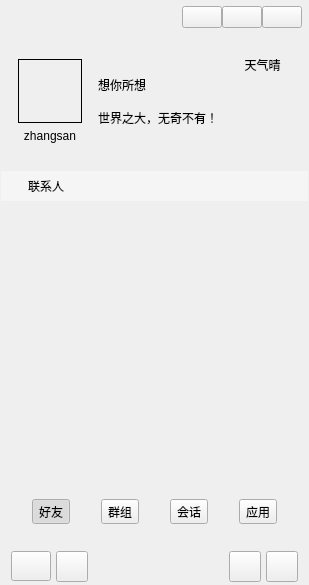
<?xml version="1.0" encoding="UTF-8"?>
<ui version="4.0">
 <class>MainWindow</class>
 <widget class="QWidget" name="MainWindow">
  <property name="geometry">
   <rect>
    <x>0</x>
    <y>0</y>
    <width>309</width>
    <height>585</height>
   </rect>
  </property>
  <property name="maximumSize">
   <size>
    <width>362</width>
    <height>16777215</height>
   </size>
  </property>
  <property name="windowTitle">
   <string>畅想聊天APP</string>
  </property>
  <property name="windowIcon">
   <iconset resource="images.qrc">
    <normaloff>:/resource/background/app.png</normaloff>:/resource/background/app.png</iconset>
  </property>
  <property name="styleSheet">
   <string notr="true"/>
  </property>
  <layout class="QVBoxLayout" name="verticalLayout">
   <property name="spacing">
    <number>0</number>
   </property>
   <property name="leftMargin">
    <number>1</number>
   </property>
   <property name="topMargin">
    <number>1</number>
   </property>
   <property name="rightMargin">
    <number>1</number>
   </property>
   <property name="bottomMargin">
    <number>1</number>
   </property>
   <item>
    <widget class="QWidget" name="widgetUserInfo" native="true">
     <property name="minimumSize">
      <size>
       <width>0</width>
       <height>170</height>
      </size>
     </property>
     <property name="maximumSize">
      <size>
       <width>16777215</width>
       <height>170</height>
      </size>
     </property>
     <layout class="QVBoxLayout" name="verticalLayout_9">
      <property name="spacing">
       <number>0</number>
      </property>
      <property name="leftMargin">
       <number>1</number>
      </property>
      <property name="topMargin">
       <number>1</number>
      </property>
      <property name="rightMargin">
       <number>1</number>
      </property>
      <property name="bottomMargin">
       <number>1</number>
      </property>
      <item>
       <widget class="QWidget" name="widgetWinBar" native="true">
        <property name="minimumSize">
         <size>
          <width>0</width>
          <height>30</height>
         </size>
        </property>
        <property name="maximumSize">
         <size>
          <width>16777215</width>
          <height>30</height>
         </size>
        </property>
        <layout class="QHBoxLayout" name="horizontalLayout_7">
         <property name="spacing">
          <number>0</number>
         </property>
         <property name="leftMargin">
          <number>0</number>
         </property>
         <property name="topMargin">
          <number>0</number>
         </property>
         <property name="rightMargin">
          <number>5</number>
         </property>
         <property name="bottomMargin">
          <number>0</number>
         </property>
         <item>
          <widget class="QLabel" name="label_9">
           <property name="minimumSize">
            <size>
             <width>30</width>
             <height>0</height>
            </size>
           </property>
           <property name="text">
            <string/>
           </property>
           <property name="pixmap">
            <pixmap resource="images.qrc">:/resource/images/robot.png</pixmap>
           </property>
          </widget>
         </item>
         <item>
          <spacer name="horizontalSpacer">
           <property name="orientation">
            <enum>Qt::Horizontal</enum>
           </property>
           <property name="sizeHint" stdset="0">
            <size>
             <width>220</width>
             <height>20</height>
            </size>
           </property>
          </spacer>
         </item>
         <item>
          <widget class="QPushButton" name="btnWinMenu">
           <property name="focusPolicy">
            <enum>Qt::NoFocus</enum>
           </property>
           <property name="text">
            <string/>
           </property>
           <property name="icon">
            <iconset resource="images.qrc">
             <normaloff>:/resource/common/ic_login_cfg.png</normaloff>:/resource/common/ic_login_cfg.png</iconset>
           </property>
          </widget>
         </item>
         <item>
          <widget class="QPushButton" name="btnWinMin">
           <property name="focusPolicy">
            <enum>Qt::NoFocus</enum>
           </property>
           <property name="text">
            <string/>
           </property>
           <property name="icon">
            <iconset resource="images.qrc">
             <normaloff>:/resource/common/ic_min.png</normaloff>:/resource/common/ic_min.png</iconset>
           </property>
          </widget>
         </item>
         <item>
          <widget class="QPushButton" name="btnWinClose">
           <property name="focusPolicy">
            <enum>Qt::NoFocus</enum>
           </property>
           <property name="text">
            <string/>
           </property>
           <property name="icon">
            <iconset resource="images.qrc">
             <normaloff>:/resource/common/ic_close_white.png</normaloff>:/resource/common/ic_close_white.png</iconset>
           </property>
          </widget>
         </item>
        </layout>
       </widget>
      </item>
      <item>
       <layout class="QHBoxLayout" name="horizontalLayout_8">
        <property name="spacing">
         <number>5</number>
        </property>
        <property name="leftMargin">
         <number>5</number>
        </property>
        <property name="rightMargin">
         <number>5</number>
        </property>
        <item>
         <widget class="QWidget" name="widget" native="true">
          <layout class="QVBoxLayout" name="verticalLayout_2">
           <item>
            <spacer name="verticalSpacer_4">
             <property name="orientation">
              <enum>Qt::Vertical</enum>
             </property>
             <property name="sizeHint" stdset="0">
              <size>
               <width>20</width>
               <height>40</height>
              </size>
             </property>
            </spacer>
           </item>
           <item>
            <widget class="QWidget" name="widgetHead" native="true">
             <property name="minimumSize">
              <size>
               <width>64</width>
               <height>64</height>
              </size>
             </property>
             <property name="maximumSize">
              <size>
               <width>64</width>
               <height>64</height>
              </size>
             </property>
             <property name="styleSheet">
              <string notr="true">border: 1px solid #000000;</string>
             </property>
             <layout class="QHBoxLayout" name="horizontalLayout_9">
              <property name="spacing">
               <number>0</number>
              </property>
              <property name="leftMargin">
               <number>0</number>
              </property>
              <property name="topMargin">
               <number>0</number>
              </property>
              <property name="rightMargin">
               <number>0</number>
              </property>
              <property name="bottomMargin">
               <number>0</number>
              </property>
             </layout>
            </widget>
           </item>
           <item>
            <widget class="QLabel" name="labelUser">
             <property name="text">
              <string>zhangsan</string>
             </property>
             <property name="alignment">
              <set>Qt::AlignCenter</set>
             </property>
            </widget>
           </item>
           <item>
            <spacer name="verticalSpacer_3">
             <property name="orientation">
              <enum>Qt::Vertical</enum>
             </property>
             <property name="sizeHint" stdset="0">
              <size>
               <width>20</width>
               <height>40</height>
              </size>
             </property>
            </spacer>
           </item>
          </layout>
         </widget>
        </item>
        <item>
         <layout class="QVBoxLayout" name="verticalLayout_7">
          <property name="spacing">
           <number>15</number>
          </property>
          <item>
           <spacer name="verticalSpacer_2">
            <property name="orientation">
             <enum>Qt::Vertical</enum>
            </property>
            <property name="sizeHint" stdset="0">
             <size>
              <width>20</width>
              <height>40</height>
             </size>
            </property>
           </spacer>
          </item>
          <item>
           <widget class="QLabel" name="labelUserName">
            <property name="text">
             <string>想你所想</string>
            </property>
           </widget>
          </item>
          <item>
           <widget class="QLabel" name="labelUserMask">
            <property name="text">
             <string>世界之大，无奇不有！</string>
            </property>
           </widget>
          </item>
          <item>
           <spacer name="verticalSpacer">
            <property name="orientation">
             <enum>Qt::Vertical</enum>
            </property>
            <property name="sizeHint" stdset="0">
             <size>
              <width>20</width>
              <height>40</height>
             </size>
            </property>
           </spacer>
          </item>
         </layout>
        </item>
        <item>
         <layout class="QVBoxLayout" name="verticalLayout_8">
          <item>
           <widget class="QLabel" name="label_10">
            <property name="text">
             <string>天气晴</string>
            </property>
            <property name="alignment">
             <set>Qt::AlignCenter</set>
            </property>
           </widget>
          </item>
          <item>
           <widget class="QLabel" name="label_12">
            <property name="text">
             <string/>
            </property>
            <property name="alignment">
             <set>Qt::AlignCenter</set>
            </property>
           </widget>
          </item>
         </layout>
        </item>
       </layout>
      </item>
     </layout>
    </widget>
   </item>
   <item>
    <widget class="QStackedWidget" name="GCStackedWidget">
     <property name="styleSheet">
      <string notr="true"/>
     </property>
     <property name="currentIndex">
      <number>0</number>
     </property>
     <widget class="QWidget" name="page2">
      <layout class="QVBoxLayout" name="verticalLayout_4">
       <property name="spacing">
        <number>0</number>
       </property>
       <property name="leftMargin">
        <number>0</number>
       </property>
       <property name="topMargin">
        <number>0</number>
       </property>
       <property name="rightMargin">
        <number>0</number>
       </property>
       <property name="bottomMargin">
        <number>0</number>
       </property>
       <item>
        <widget class="QWidget" name="widgetFrindT" native="true">
         <property name="maximumSize">
          <size>
           <width>16777215</width>
           <height>30</height>
          </size>
         </property>
         <property name="styleSheet">
          <string notr="true">QWidget#widgetFrindT  {
	background-color: #5AFFFFFF;
}</string>
         </property>
         <layout class="QHBoxLayout" name="horizontalLayout_3" stretch="0,1">
          <property name="spacing">
           <number>10</number>
          </property>
          <property name="leftMargin">
           <number>10</number>
          </property>
          <property name="topMargin">
           <number>0</number>
          </property>
          <property name="rightMargin">
           <number>0</number>
          </property>
          <property name="bottomMargin">
           <number>0</number>
          </property>
          <item>
           <widget class="QLabel" name="label_3">
            <property name="text">
             <string/>
            </property>
            <property name="pixmap">
             <pixmap resource="images.qrc">:/resource/images/ic_user.png</pixmap>
            </property>
            <property name="scaledContents">
             <bool>false</bool>
            </property>
           </widget>
          </item>
          <item>
           <widget class="QLabel" name="label_4">
            <property name="text">
             <string>联系人</string>
            </property>
           </widget>
          </item>
         </layout>
        </widget>
       </item>
       <item>
        <widget class="QQListWidget" name="frindListWidget" native="true"/>
       </item>
      </layout>
     </widget>
     <widget class="QWidget" name="page3">
      <layout class="QVBoxLayout" name="verticalLayout_3">
       <property name="spacing">
        <number>0</number>
       </property>
       <property name="leftMargin">
        <number>0</number>
       </property>
       <property name="topMargin">
        <number>0</number>
       </property>
       <property name="rightMargin">
        <number>0</number>
       </property>
       <property name="bottomMargin">
        <number>0</number>
       </property>
       <item>
        <widget class="QWidget" name="widgetGroupT" native="true">
         <property name="maximumSize">
          <size>
           <width>16777215</width>
           <height>30</height>
          </size>
         </property>
         <property name="styleSheet">
          <string notr="true">QWidget#widgetGroupT  {
	background-color: #5AFFFFFF;
}</string>
         </property>
         <layout class="QHBoxLayout" name="horizontalLayout_4" stretch="0,1">
          <property name="spacing">
           <number>10</number>
          </property>
          <property name="leftMargin">
           <number>10</number>
          </property>
          <property name="topMargin">
           <number>0</number>
          </property>
          <property name="rightMargin">
           <number>0</number>
          </property>
          <property name="bottomMargin">
           <number>0</number>
          </property>
          <item>
           <widget class="QLabel" name="label_5">
            <property name="text">
             <string/>
            </property>
            <property name="pixmap">
             <pixmap resource="images.qrc">:/resource/images/ic_group.png</pixmap>
            </property>
            <property name="scaledContents">
             <bool>false</bool>
            </property>
           </widget>
          </item>
          <item>
           <widget class="QLabel" name="label_6">
            <property name="text">
             <string>群组</string>
            </property>
           </widget>
          </item>
         </layout>
        </widget>
       </item>
       <item>
        <widget class="QQListWidget" name="groupListWidget" native="true"/>
       </item>
      </layout>
     </widget>
     <widget class="QWidget" name="page">
      <layout class="QVBoxLayout" name="verticalLayout_10">
       <property name="spacing">
        <number>0</number>
       </property>
       <property name="leftMargin">
        <number>0</number>
       </property>
       <property name="topMargin">
        <number>0</number>
       </property>
       <property name="rightMargin">
        <number>0</number>
       </property>
       <property name="bottomMargin">
        <number>0</number>
       </property>
       <item>
        <widget class="QWidget" name="widgetConVT" native="true">
         <property name="maximumSize">
          <size>
           <width>16777215</width>
           <height>30</height>
          </size>
         </property>
         <property name="styleSheet">
          <string notr="true">QWidget#widgetConVT  {
	background-color: #5AFFFFFF;
}</string>
         </property>
         <layout class="QHBoxLayout" name="horizontalLayout_2" stretch="0,1">
          <property name="spacing">
           <number>10</number>
          </property>
          <property name="leftMargin">
           <number>10</number>
          </property>
          <property name="topMargin">
           <number>0</number>
          </property>
          <property name="rightMargin">
           <number>0</number>
          </property>
          <property name="bottomMargin">
           <number>0</number>
          </property>
          <item>
           <widget class="QLabel" name="label">
            <property name="text">
             <string/>
            </property>
            <property name="pixmap">
             <pixmap resource="images.qrc">:/resource/images/ic_chat.png</pixmap>
            </property>
            <property name="scaledContents">
             <bool>false</bool>
            </property>
           </widget>
          </item>
          <item>
           <widget class="QLabel" name="label_2">
            <property name="text">
             <string>会话</string>
            </property>
           </widget>
          </item>
         </layout>
        </widget>
       </item>
       <item>
        <widget class="QQListWidget" name="convationListWidget" native="true"/>
       </item>
      </layout>
     </widget>
     <widget class="QWidget" name="page_2">
      <layout class="QVBoxLayout" name="verticalLayout_6">
       <property name="spacing">
        <number>0</number>
       </property>
       <property name="leftMargin">
        <number>0</number>
       </property>
       <property name="topMargin">
        <number>0</number>
       </property>
       <property name="rightMargin">
        <number>0</number>
       </property>
       <property name="bottomMargin">
        <number>0</number>
       </property>
       <item>
        <widget class="QWidget" name="widgetApply" native="true">
         <property name="maximumSize">
          <size>
           <width>16777215</width>
           <height>30</height>
          </size>
         </property>
         <property name="styleSheet">
          <string notr="true">QWidget#widgetApply  {
	background-color: #5AFFFFFF;
}</string>
         </property>
         <layout class="QHBoxLayout" name="horizontalLayout_6" stretch="0,1">
          <property name="spacing">
           <number>10</number>
          </property>
          <property name="leftMargin">
           <number>10</number>
          </property>
          <property name="topMargin">
           <number>0</number>
          </property>
          <property name="rightMargin">
           <number>0</number>
          </property>
          <property name="bottomMargin">
           <number>0</number>
          </property>
          <item>
           <widget class="QLabel" name="label_7">
            <property name="text">
             <string/>
            </property>
            <property name="pixmap">
             <pixmap resource="images.qrc">:/resource/images/ic_app.png</pixmap>
            </property>
            <property name="scaledContents">
             <bool>false</bool>
            </property>
           </widget>
          </item>
          <item>
           <widget class="QLabel" name="label_8">
            <property name="text">
             <string>应用</string>
            </property>
           </widget>
          </item>
         </layout>
        </widget>
       </item>
       <item>
        <widget class="QQListWidget" name="widget_5" native="true"/>
       </item>
      </layout>
     </widget>
    </widget>
   </item>
   <item>
    <widget class="QWidget" name="widgetBottom" native="true">
     <property name="minimumSize">
      <size>
       <width>0</width>
       <height>110</height>
      </size>
     </property>
     <property name="maximumSize">
      <size>
       <width>16777215</width>
       <height>110</height>
      </size>
     </property>
     <layout class="QVBoxLayout" name="verticalLayout_5">
      <property name="spacing">
       <number>0</number>
      </property>
      <property name="leftMargin">
       <number>0</number>
      </property>
      <property name="topMargin">
       <number>0</number>
      </property>
      <property name="rightMargin">
       <number>0</number>
      </property>
      <property name="bottomMargin">
       <number>0</number>
      </property>
      <item>
       <widget class="QWidget" name="widgetButtons" native="true">
        <property name="minimumSize">
         <size>
          <width>0</width>
          <height>65</height>
         </size>
        </property>
        <layout class="QHBoxLayout" name="horizontalLayout">
         <property name="spacing">
          <number>0</number>
         </property>
         <property name="leftMargin">
          <number>0</number>
         </property>
         <property name="topMargin">
          <number>0</number>
         </property>
         <property name="rightMargin">
          <number>0</number>
         </property>
         <property name="bottomMargin">
          <number>0</number>
         </property>
         <item>
          <widget class="QToolButton" name="btnFrind">
           <property name="text">
            <string>好友</string>
           </property>
           <property name="icon">
            <iconset resource="images.qrc">
             <normaloff>:/resource/images/contacts.png</normaloff>:/resource/images/contacts.png</iconset>
           </property>
           <property name="iconSize">
            <size>
             <width>24</width>
             <height>24</height>
            </size>
           </property>
           <property name="checkable">
            <bool>true</bool>
           </property>
           <property name="checked">
            <bool>true</bool>
           </property>
           <property name="toolButtonStyle">
            <enum>Qt::ToolButtonTextUnderIcon</enum>
           </property>
          </widget>
         </item>
         <item>
          <widget class="QToolButton" name="btnGroup">
           <property name="text">
            <string>群组</string>
           </property>
           <property name="icon">
            <iconset resource="images.qrc">
             <normaloff>:/resource/images/group_normal.png</normaloff>:/resource/images/group_normal.png</iconset>
           </property>
           <property name="iconSize">
            <size>
             <width>24</width>
             <height>24</height>
            </size>
           </property>
           <property name="checkable">
            <bool>true</bool>
           </property>
           <property name="toolButtonStyle">
            <enum>Qt::ToolButtonTextUnderIcon</enum>
           </property>
          </widget>
         </item>
         <item>
          <widget class="QToolButton" name="btnConversation">
           <property name="toolTip">
            <string>会话</string>
           </property>
           <property name="text">
            <string>会话</string>
           </property>
           <property name="icon">
            <iconset resource="images.qrc">
             <normaloff>:/resource/images/conversation_normal.png</normaloff>:/resource/images/conversation_normal.png</iconset>
           </property>
           <property name="iconSize">
            <size>
             <width>24</width>
             <height>24</height>
            </size>
           </property>
           <property name="checkable">
            <bool>true</bool>
           </property>
           <property name="checked">
            <bool>false</bool>
           </property>
           <property name="toolButtonStyle">
            <enum>Qt::ToolButtonTextUnderIcon</enum>
           </property>
          </widget>
         </item>
         <item>
          <widget class="QToolButton" name="btnApplay">
           <property name="toolTip">
            <string>应用</string>
           </property>
           <property name="text">
            <string>应用</string>
           </property>
           <property name="icon">
            <iconset resource="images.qrc">
             <normaloff>:/resource/images/applay.png</normaloff>:/resource/images/applay.png</iconset>
           </property>
           <property name="iconSize">
            <size>
             <width>24</width>
             <height>24</height>
            </size>
           </property>
           <property name="checkable">
            <bool>true</bool>
           </property>
           <property name="checked">
            <bool>false</bool>
           </property>
           <property name="toolButtonStyle">
            <enum>Qt::ToolButtonTextUnderIcon</enum>
           </property>
          </widget>
         </item>
        </layout>
       </widget>
      </item>
      <item>
       <widget class="QWidget" name="widgetMenu" native="true">
        <property name="minimumSize">
         <size>
          <width>0</width>
          <height>35</height>
         </size>
        </property>
        <property name="maximumSize">
         <size>
          <width>16777215</width>
          <height>35</height>
         </size>
        </property>
        <layout class="QHBoxLayout" name="horizontalLayout_5">
         <property name="spacing">
          <number>5</number>
         </property>
         <property name="leftMargin">
          <number>10</number>
         </property>
         <property name="topMargin">
          <number>2</number>
         </property>
         <property name="rightMargin">
          <number>10</number>
         </property>
         <property name="bottomMargin">
          <number>2</number>
         </property>
         <item>
          <widget class="QPushButton" name="btnSysMenu">
           <property name="minimumSize">
            <size>
             <width>0</width>
             <height>30</height>
            </size>
           </property>
           <property name="toolTip">
            <string>系统菜单</string>
           </property>
           <property name="text">
            <string/>
           </property>
           <property name="icon">
            <iconset resource="images.qrc">
             <normaloff>:/resource/common/ic_sysmen.png</normaloff>:/resource/common/ic_sysmen.png</iconset>
           </property>
           <property name="iconSize">
            <size>
             <width>24</width>
             <height>24</height>
            </size>
           </property>
          </widget>
         </item>
         <item>
          <widget class="QToolButton" name="tbtnAddUser">
           <property name="minimumSize">
            <size>
             <width>0</width>
             <height>30</height>
            </size>
           </property>
           <property name="toolTip">
            <string>添加好友</string>
           </property>
           <property name="text">
            <string/>
           </property>
           <property name="icon">
            <iconset resource="images.qrc">
             <normaloff>:/resource/common/ic_user_add.png</normaloff>:/resource/common/ic_user_add.png</iconset>
           </property>
           <property name="iconSize">
            <size>
             <width>24</width>
             <height>24</height>
            </size>
           </property>
          </widget>
         </item>
         <item>
          <spacer name="horizontalSpacer_2">
           <property name="orientation">
            <enum>Qt::Horizontal</enum>
           </property>
           <property name="sizeHint" stdset="0">
            <size>
             <width>40</width>
             <height>20</height>
            </size>
           </property>
          </spacer>
         </item>
         <item>
          <widget class="QToolButton" name="tbtnWeather">
           <property name="minimumSize">
            <size>
             <width>0</width>
             <height>30</height>
            </size>
           </property>
           <property name="toolTip">
            <string>天气查询</string>
           </property>
           <property name="text">
            <string/>
           </property>
           <property name="icon">
            <iconset resource="images.qrc">
             <normaloff>:/resource/common/ic_weather.png</normaloff>:/resource/common/ic_weather.png</iconset>
           </property>
           <property name="iconSize">
            <size>
             <width>24</width>
             <height>24</height>
            </size>
           </property>
          </widget>
         </item>
         <item>
          <widget class="QToolButton" name="tbtnCalendar">
           <property name="minimumSize">
            <size>
             <width>0</width>
             <height>30</height>
            </size>
           </property>
           <property name="toolTip">
            <string>日历</string>
           </property>
           <property name="text">
            <string/>
           </property>
           <property name="icon">
            <iconset resource="images.qrc">
             <normaloff>:/resource/common/ic_calendar.png</normaloff>:/resource/common/ic_calendar.png</iconset>
           </property>
           <property name="iconSize">
            <size>
             <width>24</width>
             <height>24</height>
            </size>
           </property>
          </widget>
         </item>
        </layout>
       </widget>
      </item>
     </layout>
    </widget>
   </item>
  </layout>
 </widget>
 <layoutdefault spacing="6" margin="11"/>
 <customwidgets>
  <customwidget>
   <class>QQListWidget</class>
   <extends>QWidget</extends>
   <header location="global">basewidget/qqlist/qqlistwidget.h</header>
   <container>1</container>
  </customwidget>
 </customwidgets>
 <resources>
  <include location="images.qrc"/>
 </resources>
 <connections>
  <connection>
   <sender>btnWinMin</sender>
   <signal>clicked()</signal>
   <receiver>MainWindow</receiver>
   <slot>showMinimized()</slot>
   <hints>
    <hint type="sourcelabel">
     <x>265</x>
     <y>13</y>
    </hint>
    <hint type="destinationlabel">
     <x>330</x>
     <y>81</y>
    </hint>
   </hints>
  </connection>
  <connection>
   <sender>btnWinClose</sender>
   <signal>clicked()</signal>
   <receiver>MainWindow</receiver>
   <slot>hide()</slot>
   <hints>
    <hint type="sourcelabel">
     <x>288</x>
     <y>17</y>
    </hint>
    <hint type="destinationlabel">
     <x>399</x>
     <y>54</y>
    </hint>
   </hints>
  </connection>
 </connections>
</ui>
